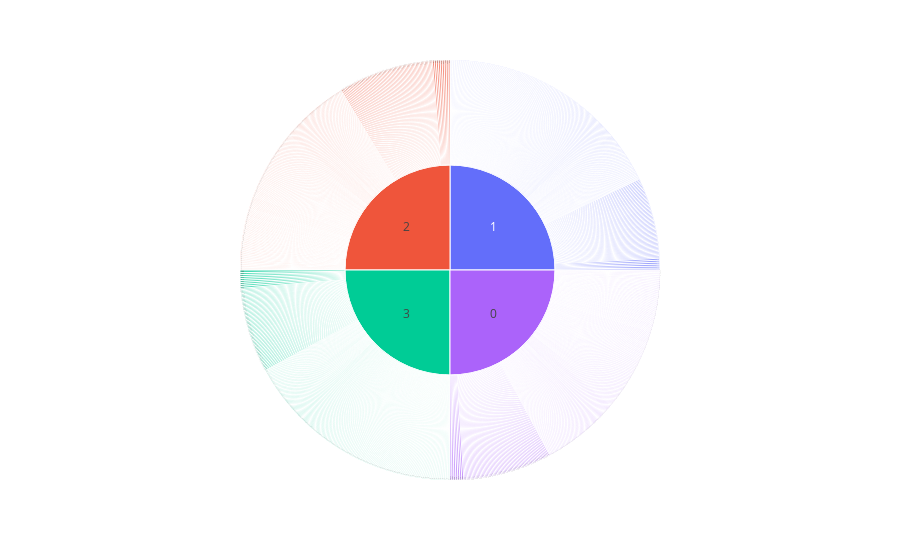

The code cell stored with this chart in its notebook:
### Code cell
px.sunburst(df , path = ['price_range' , 'battery_power'])

### Figure 1 — Plotly figure (JSON) as saved in the notebook; plotly's stock layout.template omitted (floating-point values rounded to 4 significant figures; data arrays with more than 128 entries replaced by an {"elided": "..."} marker saying what was removed)
{"data": [{"branchvalues": "total", "domain": {"x": [0, 1], "y": [0, 1]}, "hovertemplate": "labels=%{label}<br>count=%{value}<br>parent=%{parent}<br>id=%{id}<extra></extra>", "ids": {"elided": "1673 str values"}, "labels": {"elided": "1673 str values"}, "name": "", "parents": {"elided": "1673 str values"}, "type": "sunburst", "values": {"elided": "1673 int values"}}], "layout": {"legend": {"tracegroupgap": 0}, "margin": {"t": 60}}}
